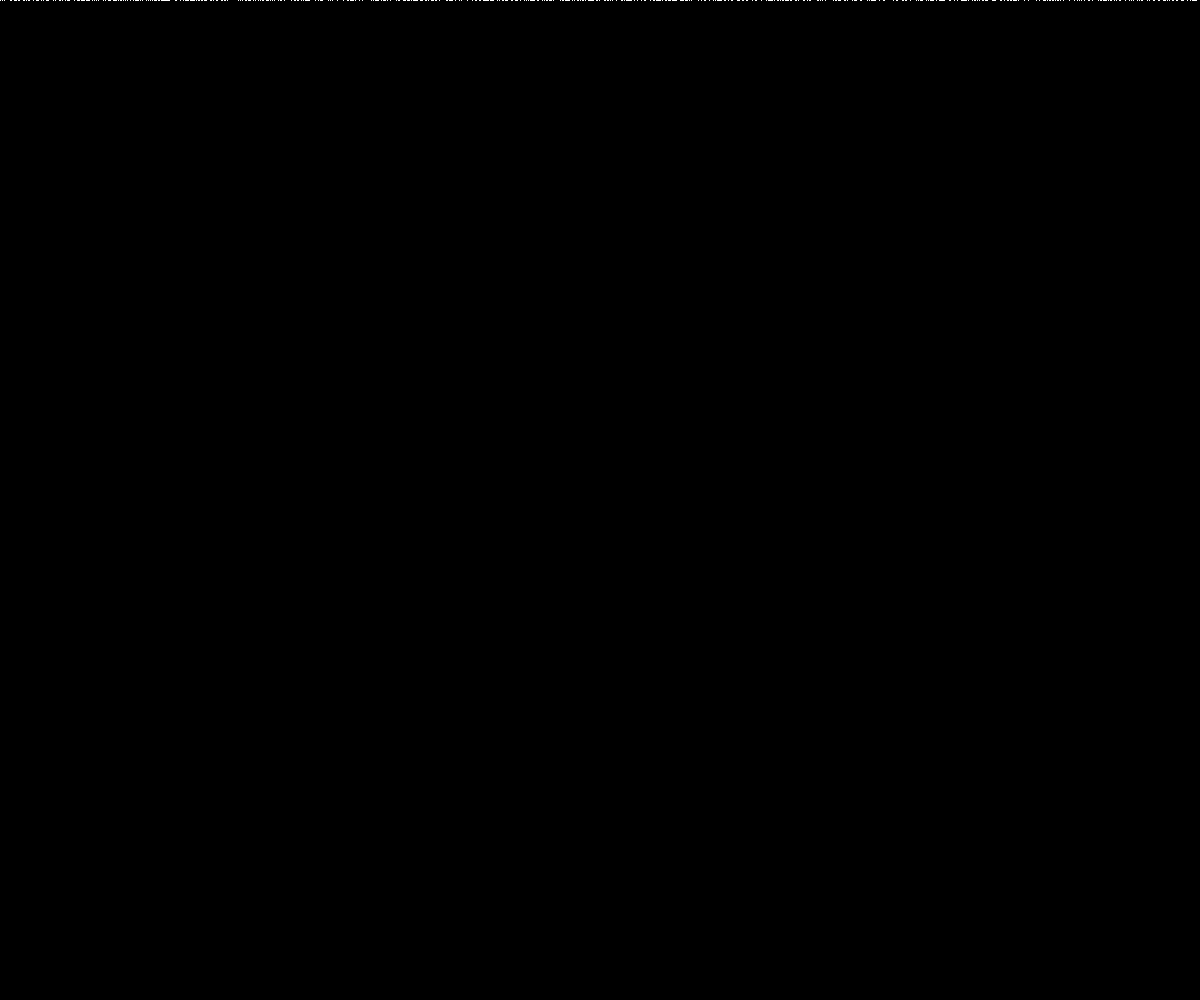
Frame 1 (no input)
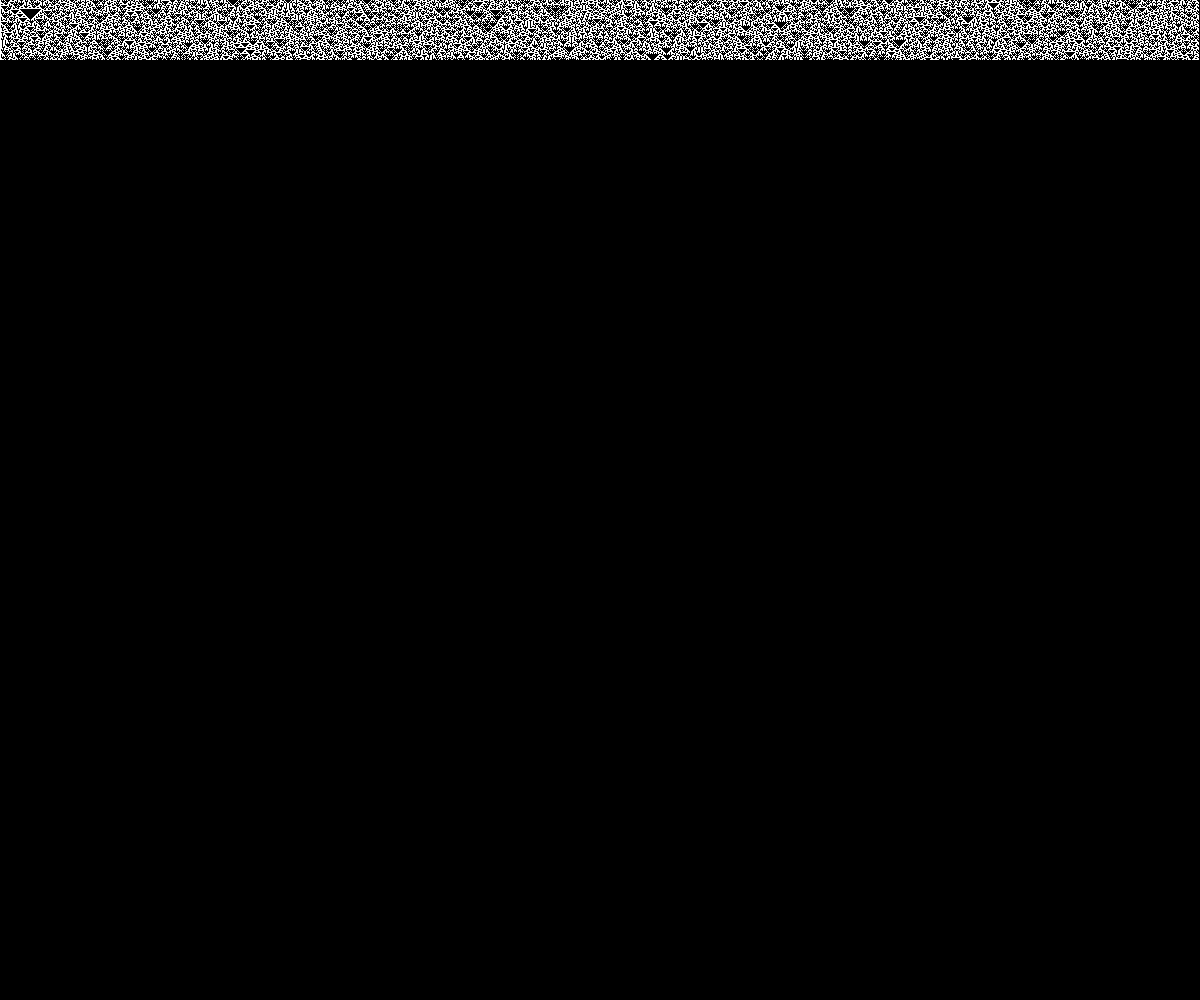
Frame 60 (no input)
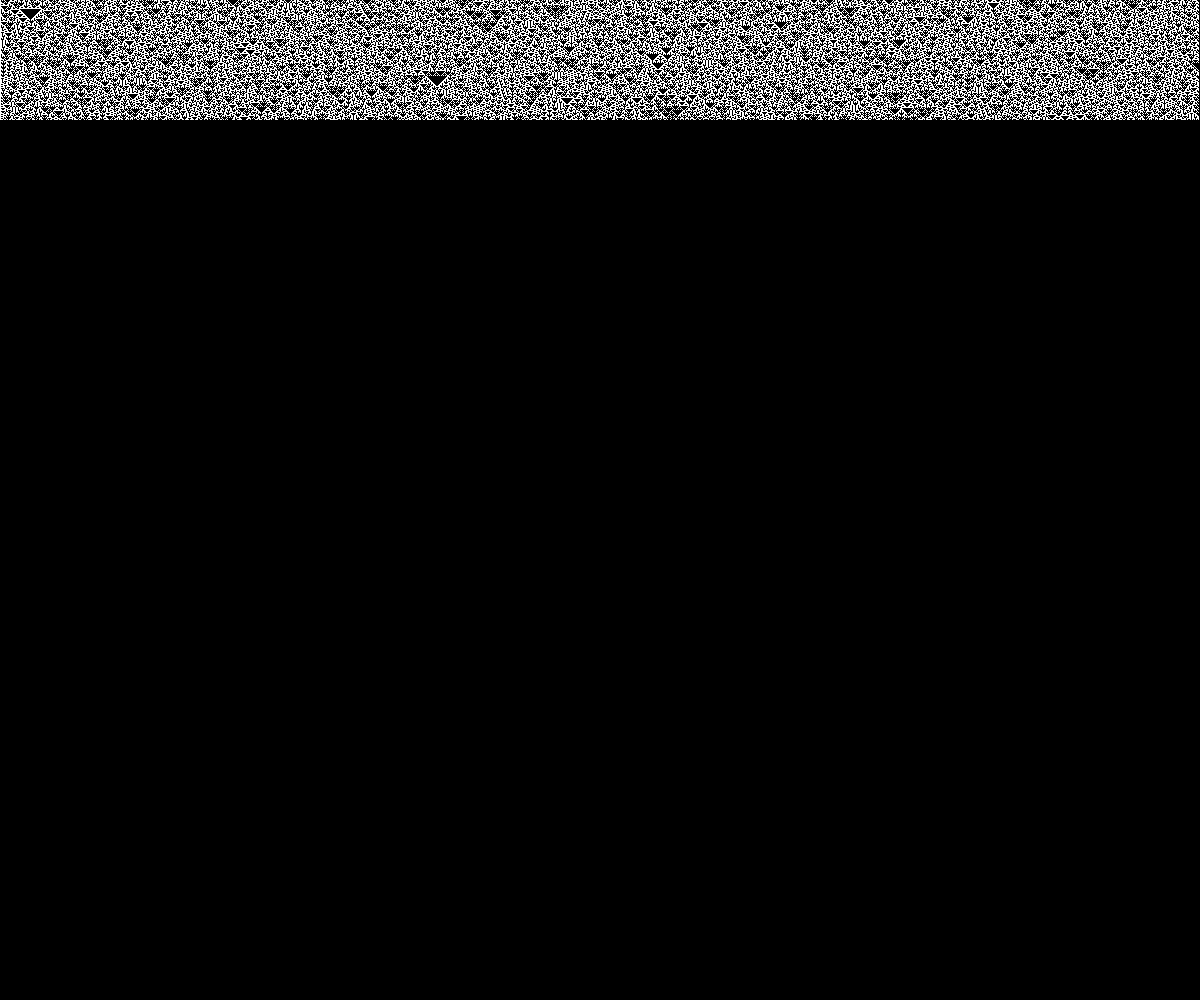
Frame 120 (the mouse pressed at the canvas centre since frame 60)

The p5.js sketch that drew these frames (run headless with seeded random() and noise() and a simulated clock; from frame 60 on, the mouse is pressed at the canvas centre):

// p5.js sketch
// ── sketch.js

let columns, rows, generation;

let cells = [];

function setup() {

  canvas = createCanvas(windowWidth, windowHeight);

  background(0);
  noStroke();


  columns = floor(windowWidth);
  rows = floor(windowHeight);

  reset();
}

function reset() {

  for (let i = 0; i < columns; i++) {

    cells[i] = floor(random(2));
  }

  generation = 0;
}


function draw() {

  for (let i = 0; i < columns; i++) {

    let cell = cells[i];

    fill(cell * 255);

    rect(i, generation, 1, 1);
  }

  generation++;

  if (generation < rows) {

    let newcells = [];

    for (let i = 0; i < columns; i++) {

      let left = cells[i - 1];
      let center = cells[i];
      let right = cells[i + 1];

      newcells[i] = rule(left, center, right);
    }

    cells = newcells;
  } else {

    reset();
  }
}

function rule(left, center, right) {

  if (left == undefined) {

    return center;
  } else if (right == undefined) {

    return center;
  } else if (left == 1 && center == 1 && right == 1) {
    return 0;
  } else if (left == 1 && center == 1 && right == 0) {
    return 1;
  } else if (left == 1 && center == 0 && right == 1) {
    return 0;
  } else if (left == 1 && center == 0 && right == 0) {
    return 1;
  } else if (left == 0 && center == 1 && right == 1) {
    return 1;
  } else if (left == 0 && center == 1 && right == 0) {
    return 0;
  } else if (left == 0 && center == 0 && right == 1) {
    return 1;
  } else if (left == 0 && center == 0 && right == 0) {
    return 0;
  }
}
